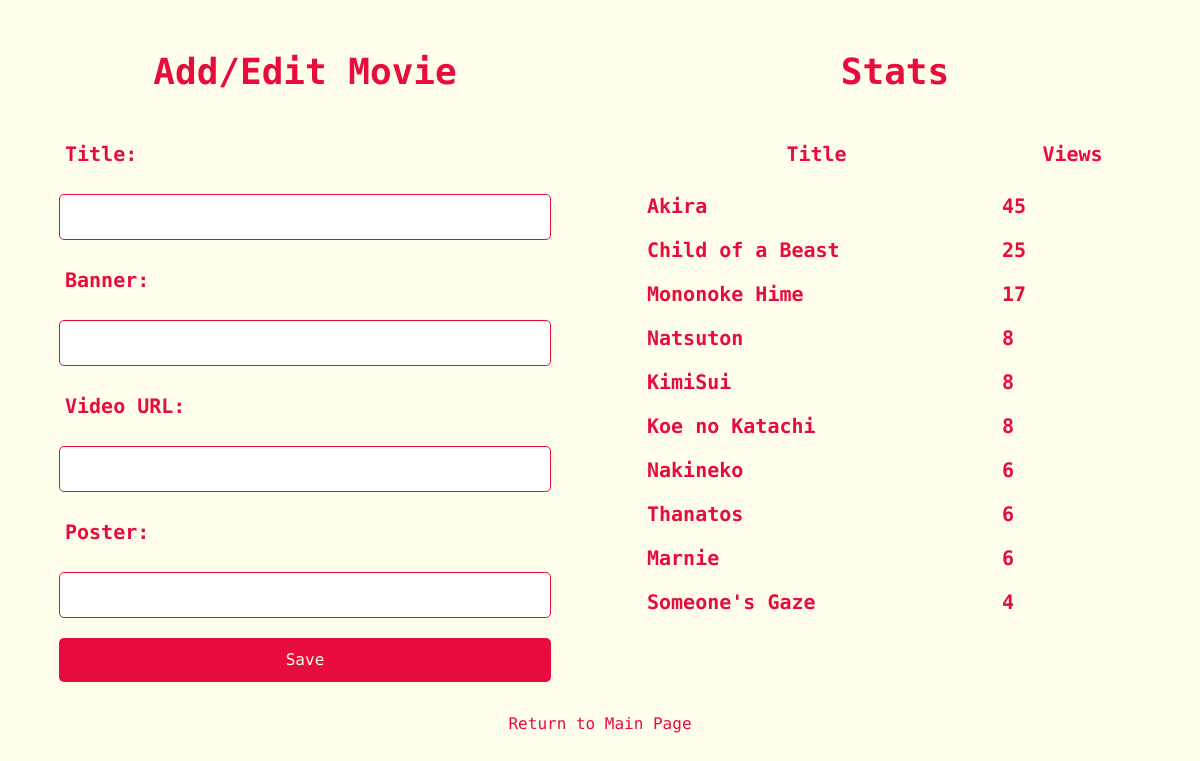
Before: /movie_form (signed in) with the older database file.
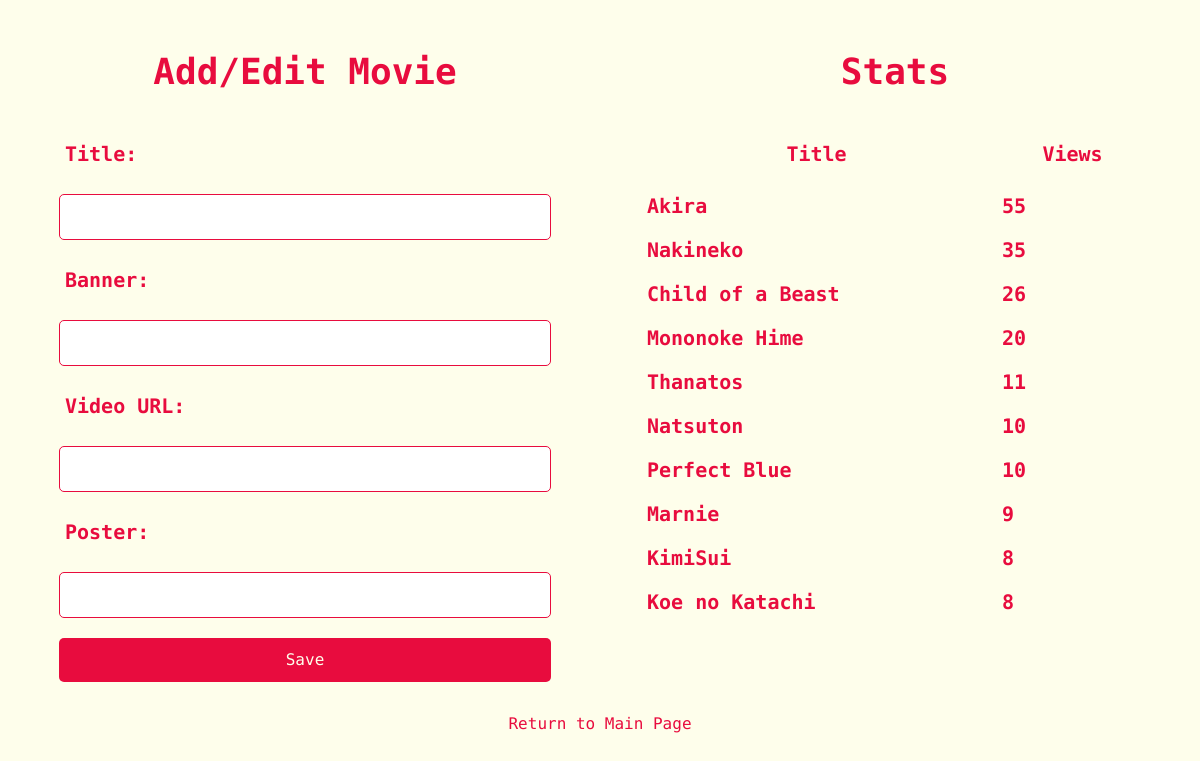
After: the same page with the newer database file.
### tables this page shows
CREATE TABLE movies (
            id INTEGER PRIMARY KEY AUTOINCREMENT,
            title TEXT NOT NULL,
            banner TEXT NOT NULL,
            video_url TEXT NOT NULL,
            poster TEXT NOT NULL
        , views INTEGER DEFAULT 0);

### app.py (the view, shortened to what this page needs)
@app.route('/movie_form', methods=['GET', 'POST'])
@app.route('/movie_form/<int:movie_id>', methods=['GET', 'POST'])  # Добавлен маршрут для редактирования
def movie_form(movie_id=None):
    if not session.get('logged_in'):
        return redirect(url_for('admin'))
    top_movies = get_top_movies()  # Получаем топ-10 фильмов
    conn = get_db_connection()
    movie = None
    if movie_id:
        movie = conn.execute('SELECT * FROM movies WHERE id = ?', (movie_id,)).fetchone()
    conn.close()
    return render_template('movie_form.html', movie=movie, top_movies=top_movies)

### app.py (called while the page is built)
def get_db_connection():
    conn = sqlite3.connect('anime_movies.db')
    conn.row_factory = sqlite3.Row
    return conn

def get_top_movies():
    conn = get_db_connection()
    top_movies = conn.execute('SELECT * FROM movies ORDER BY views DESC LIMIT 10').fetchall()
    conn.close()
    return top_movies

### templates/movie_form.html (shortened to what this page needs)
<!DOCTYPE html>
<html lang="en">
<head>
    <link href="https://cdn.jsdelivr.net/npm/tailwindcss@2.2.16/dist/tailwind.min.css" rel="stylesheet">
    <link rel="stylesheet" href="{{ url_for('static', filename='style.css') }}">
</head>
<body class="text-gray-700">
<div class="content-container">
    <div class="form-container">
    <h1 class="text-center text-4xl font-bold my-8 gradient-text">Add/Edit Movie</h1>
    <form method="post" class="w-full max-w-lg mx-auto">
        <label for="title" class="block text-xl font-semibold p-4 gradient-text">Title:</label>
        <input type="text" id="title" name="title" value="{{ movie.title if movie else '' }}" required class="form-input">
        <label for="banner" class="block text-xl font-semibold p-4 gradient-text">Banner:</label>
        <input type="text" id="banner" name="banner" value="{{ movie.banner if movie else '' }}" required class="form-input">
        <label for="video_url" class="block text-xl font-semibold p-4 gradient-text">Video URL:</label>
        <input type="text" id="video_url" name="video_url" value="{{ movie.video_url if movie else '' }}" required class="form-input">
        <label for="poster" class="block text-xl font-semibold p-4 gradient-text">Poster:</label>
        <input type="text" id="poster" name="poster" value="{{ movie.poster if movie else '' }}" required class="form-input">
        <input type="submit" value="Save" class="form-button">
    </form>
    </div>
    <div class="table-container">
        <h1 class="text-center text-4xl font-bold my-8 gradient-text">Stats</h1>
        <table class="w-full max-w-lg mx-auto text-xl font-semibold p-4 gradient-text">
            <tr>
                <th class="p-4">Title</th>
                <th class="p-4">Views</th>
            </tr>
            {% for movie in top_movies %}
            <tr>
                <td class="p-2">{{ movie.title }}</td>
                <td class="p-2">{{ movie.views }}</td>
            </tr>
            {% endfor %}
        </table>
    </div>
</div>
    <a href="{{ url_for('index') }}" class="return-link">Return to Main Page</a>
</body>
</html>

### static/style.css (style rules this page uses)
body { font-family: 'Roboto Mono', monospace; background-color: #fefeeb; }
.gradient-text { background: #e80c3e; -webkit-background-clip: text; background-clip: text; -webkit-text-fill-color: transparent; }
.form-input { border: 1px solid #e80c3e; border-radius: 5px; margin: 10px; padding: 10px; width: calc(100% - 20px); }
.form-button { background: #e80c3e; border: none; border-radius: 5px; color: #fefeeb; margin: 10px; padding: 10px; width: calc(100% - 20px); cursor: pointer; }
.return-link { color: #e80c3e; text-decoration: none; display: block; text-align: center; margin: 20px; }
.content-container { display: flex; flex-wrap: wrap; gap: 20px; margin: 20px; }
.form-container, .table-container { flex: 1; min-width: 0; }

Changed rows visible on the page:
no longer on this page (row unchanged): movies: title "Someone's Gaze", views "4"
changed movies "Akira": views "45" → "55"
changed movies "Nakineko": views "6" → "35"; moves up the list
changed movies "Child of a Beast": views "25" → "26"
changed movies "Mononoke Hime": views "17" → "20"
changed movies "Thanatos": views "6" → "11"; moves up the list
changed movies "Natsuton": views "8" → "10"
added movies: title "Perfect Blue", views "10"
changed movies "Marnie": views "6" → "9"; moves up the list
